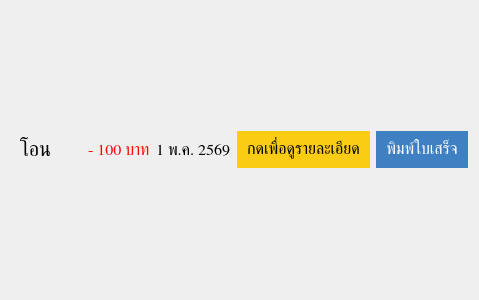
<?xml version="1.0" encoding="UTF-8"?>
<ui version="4.0">
 <class>TransactionItem</class>
 <widget class="QWidget" name="TransactionItem">
  <property name="geometry">
   <rect>
    <x>0</x>
    <y>0</y>
    <width>479</width>
    <height>300</height>
   </rect>
  </property>
  <property name="sizePolicy">
   <sizepolicy hsizetype="Expanding" vsizetype="Preferred">
    <horstretch>0</horstretch>
    <verstretch>0</verstretch>
   </sizepolicy>
  </property>
  <property name="windowTitle">
   <string>Form</string>
  </property>
  <property name="styleSheet">
   <string notr="true">/* เปลี่ยนจาก QWidget เป็นชื่อ Class ของคุณ */
TransactionItem { 
    background: rgba(255, 255, 255, 50);
    border-radius: 20px;
    border: 1px solid #dbdbdb;
}

TransactionItem::hover {
    background: rgba(255, 255, 255, 90);
}

/* ปิดขอบของลูกๆ เพื่อไม่ให้มันวาดซ้อน */
QLabel, QPushButton {
    border: none;
    background: transparent;
}</string>
  </property>
  <layout class="QHBoxLayout" name="horizontalLayout">
   <property name="leftMargin">
    <number>20</number>
   </property>
   <item>
    <widget class="QLabel" name="labelTitle">
     <property name="font">
      <font>
       <family>Kanit</family>
       <pointsize>-1</pointsize>
       <fontweight>DemiBold</fontweight>
      </font>
     </property>
     <property name="styleSheet">
      <string notr="true">font-size: 20px;
color: #000;
background: transparent;
border: none;
</string>
     </property>
     <property name="text">
      <string>โอน</string>
     </property>
    </widget>
   </item>
   <item>
    <widget class="QLabel" name="labelAmount">
     <property name="font">
      <font>
       <family>Kanit</family>
       <pointsize>-1</pointsize>
       <fontweight>DemiBold</fontweight>
      </font>
     </property>
     <property name="styleSheet">
      <string notr="true">font-size: 16px;
color: red;
/* color: #00ad40; */
background: transparent;
border: none;
</string>
     </property>
     <property name="text">
      <string>- 100 บาท</string>
     </property>
     <property name="alignment">
      <set>Qt::AlignmentFlag::AlignLeading|Qt::AlignmentFlag::AlignLeft|Qt::AlignmentFlag::AlignVCenter</set>
     </property>
    </widget>
   </item>
   <item>
    <widget class="QLabel" name="labelDate">
     <property name="font">
      <font>
       <family>Kanit</family>
       <pointsize>-1</pointsize>
      </font>
     </property>
     <property name="styleSheet">
      <string notr="true">font-size: 16px;
color: #000;
background: transparent;
border: none;
</string>
     </property>
     <property name="text">
      <string>1 พ.ค. 2569</string>
     </property>
    </widget>
   </item>
   <item>
    <widget class="QPushButton" name="pushButton_4">
     <property name="font">
      <font>
       <family>Kanit</family>
       <pointsize>-1</pointsize>
      </font>
     </property>
     <property name="styleSheet">
      <string notr="true">background: #facc14;
padding: 10px;
border-radius: 20px;
color: black;
font-size: 16px;
</string>
     </property>
     <property name="text">
      <string>กดเพื่อดูรายละเอียด</string>
     </property>
    </widget>
   </item>
   <item>
    <widget class="QPushButton" name="pushButton_5">
     <property name="font">
      <font>
       <family>Kanit</family>
       <pointsize>-1</pointsize>
      </font>
     </property>
     <property name="styleSheet">
      <string notr="true">background: #3e80c2;
padding: 10px;
border-radius: 20px;
color: white;
font-size: 16px;
</string>
     </property>
     <property name="text">
      <string>พิมพ์ใบเสร็จ</string>
     </property>
    </widget>
   </item>
  </layout>
 </widget>
 <resources/>
 <connections/>
</ui>
